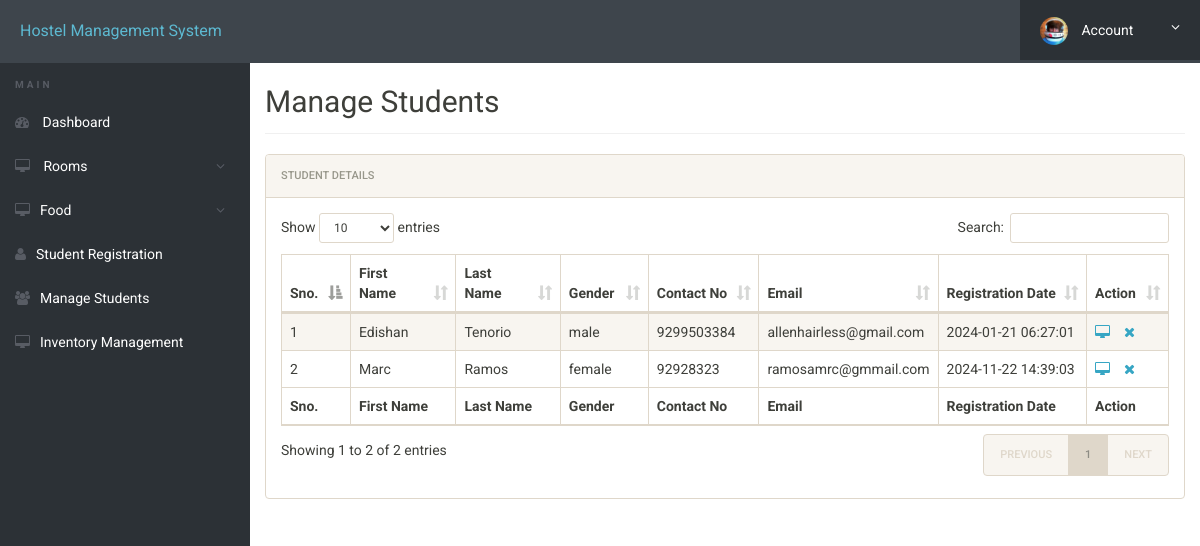
Page /admin/manage-students.php (signed in) on the committed database.
### tables this page shows
CREATE TABLE `userregistration` (
  `id` int(11) NOT NULL,
  `firstName` varchar(255) NOT NULL,
  `lastName` varchar(255) NOT NULL,
  `gender` varchar(255) NOT NULL,
  `contactNo` bigint(20) NOT NULL,
  `email` varchar(255) NOT NULL,
  `password` varchar(255) NOT NULL,
  `regDate` timestamp NOT NULL DEFAULT current_timestamp()
);

### admin/manage-students.php (the view, shortened to what this page needs)
<?php
include('includes/config.php');
?>
<!doctype html>
<html lang="en" class="no-js">
<head>
    <link rel="stylesheet" href="css/font-awesome.min.css">
    <link rel="stylesheet" href="css/bootstrap.min.css">
    <link rel="stylesheet" href="css/dataTables.bootstrap.min.css">
    <link rel="stylesheet" href="css/bootstrap-social.css">
    <link rel="stylesheet" href="css/bootstrap-select.css">
    <link rel="stylesheet" href="css/fileinput.min.css">
    <link rel="stylesheet" href="css/awesome-bootstrap-checkbox.css">
    <link rel="stylesheet" href="css/style.css">
</head>
<body>
    <?php include('includes/header.php'); ?>
    <div class="ts-main-content">
        <?php include('includes/sidebar.php'); ?>
        <div class="content-wrapper">
            <div class="container-fluid">
                <div class="row">
                    <div class="col-md-12">
                    <br><br>
                        <h2 class="page-title">Manage Students</h2>
                        <div class="panel panel-default">
                            <div class="panel-heading">Student Details</div>
                            <div class="panel-body">
                                <table id="zctb" class="display table table-striped table-bordered table-hover" cellspacing="0" width="100%">
                                    <thead>
                                        <tr>
                                            <th>Sno.</th>
                                            <th>First Name</th>
                                            <th>Last Name</th>
                                            <th>Gender</th>
                                            <th>Contact No</th>
                                            <th>Email</th>
                                            <th>Registration Date</th>
                                            <th>Action</th>
                                        </tr>
                                    </thead>
                                    <tfoot>
                                        <tr>
                                            <th>Sno.</th>
                                            <th>First Name</th>
                                            <th>Last Name</th>
                                            <th>Gender</th>
                                            <th>Contact No</th>
                                            <th>Email</th>
                                            <th>Registration Date</th>
                                            <th>Action</th>
                                        </tr>
                                    </tfoot>
                                    <tbody>
                                        <?php
                                        $ret = "SELECT * FROM userregistration";
                                        if ($stmt = $mysqli->prepare($ret)) {
                                            $stmt->execute();
                                            $res = $stmt->get_result();
                                            $cnt = 1;
                                            while ($row = $res->fetch_object()) {
                                                echo "<tr>
                                                    <td>{$cnt}</td>
                                                    <td>{$row->firstName}</td>
                                                    <td>{$row->lastName}</td>
                                                    <td>{$row->gender}</td>
                                                    <td>{$row->contactNo}</td>
                                                    <td>{$row->email}</td>
                                                    <td>{$row->regDate}</td>
                                                    <td>
                                                        <a href='javascript:void(0);' onClick='popUpWindow(\"full-profile.php?id={$row->id}\");' title='View Full Details'>
                                                            <i class='fa fa-desktop'></i>
                                                        </a>&nbsp;&nbsp;
                                                        <a href='manage-students.php?del={$row->id}' title='Delete Record' onclick='return confirm(\"Do you want to delete?\");'>
                                                            <i class='fa fa-close'></i>
                                                        </a>
                                                    </td>
                                                </tr>";
                                                $cnt++;
                                            }
                                        }
                                        ?>
                                    </tbody>
                                </table>
                            </div>
                        </div>
                    </div>
                </div>
            </div>
        </div>
    </div>
</body>
</html>

### admin/css/style.css (style rules this page uses)
html { font-size: 14px; }
@media only screen and (min-width: 480px) { html { font-size: 17px; } }
@media only screen and (min-width: 768px) { html { font-size: 14px; } }
body { font-size: 1em; }
a { color: #37a6c4; }
.panel { overflow: hidden; }
.page-title { padding-bottom: 15px; margin-bottom: 20px; border-bottom: 1px solid #f0f0f0; }
.ts-main-content .content-wrapper { padding-top: 15px; margin-top: 10px; }
@media only screen and (min-width: 992px) { .ts-main-content .content-wrapper { margin-left: 250px; } }

### rows in the picture
userregistration: firstName "Edishan", lastName "Tenorio", gender "male", contactNo "9299503384", email "allenhairless@gmail.com", regDate "2024-01-21 06:27:01"
userregistration: firstName "Marc", lastName "Ramos", gender "female", contactNo "92928323", email "ramosamrc@gmmail.com", regDate "2024-11-22 14:39:03"
